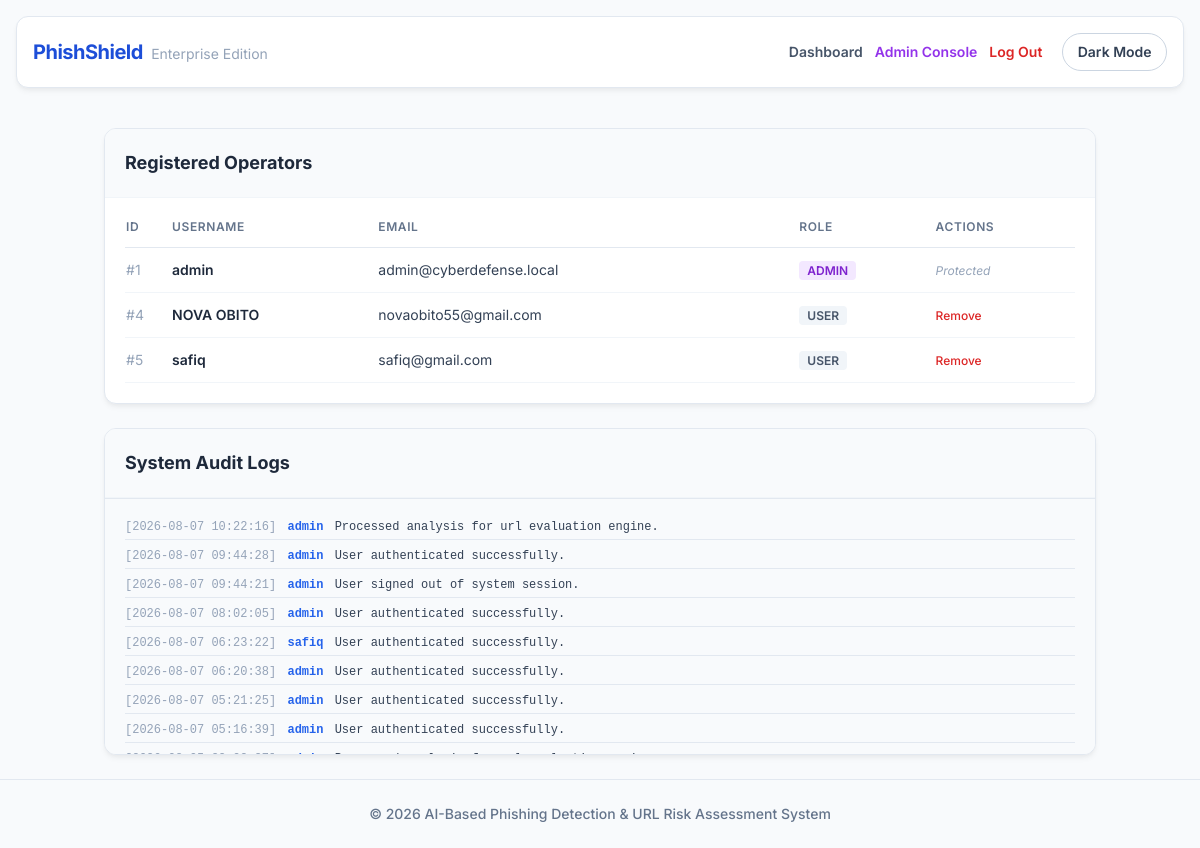
Page /admin (signed in) on the earlier database version.
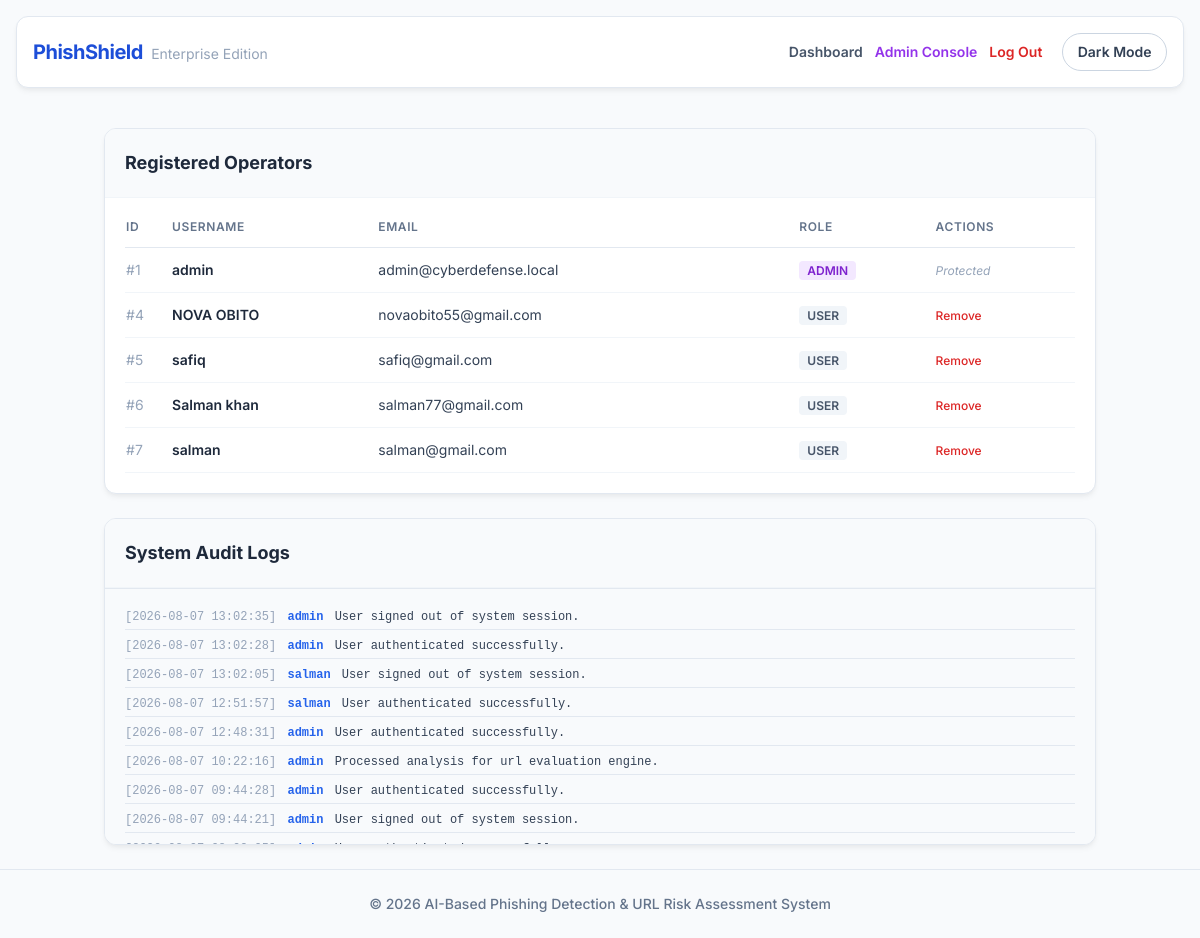
Same page on the later database version.
### tables this page shows
CREATE TABLE users (
            id INTEGER PRIMARY KEY AUTOINCREMENT,
            username TEXT UNIQUE NOT NULL,
            email TEXT UNIQUE NOT NULL,
            password TEXT NOT NULL,
            role TEXT DEFAULT 'user'
        );

CREATE TABLE logs (
            id INTEGER PRIMARY KEY AUTOINCREMENT,
            user_id INTEGER,
            action TEXT,
            timestamp DATETIME DEFAULT CURRENT_TIMESTAMP
        );

### app.py (the view)
@app.route('/admin')
def admin_panel():
    if 'role' not in session or session['role'] != 'admin':
        return "Access Violation. Privileged personnel authorization vector required.", 403
    conn = get_db()
    c = conn.cursor()
    c.execute("SELECT id, username, email, role FROM users")
    all_users = c.fetchall()
    c.execute('''
        SELECT logs.id, users.username, logs.action, logs.timestamp
        FROM logs LEFT JOIN users ON logs.user_id = users.id
        ORDER BY logs.timestamp DESC LIMIT 50
    ''')
    system_logs = c.fetchall()
    conn.close()
    return render_template('admin.html', users=all_users, logs=system_logs)

### app.py (called while the page is built)
def get_db():
    conn = sqlite3.connect(DB_PATH, timeout=15)
    conn.execute("PRAGMA journal_mode=WAL;")
    conn.execute("PRAGMA busy_timeout=15000;")
    return conn

### templates/admin.html
{% extends 'layout.html' %}
{% block content %}
<div class="space-y-6">
    <div class="card p-0 overflow-hidden">
        <div class="p-5 border-b border-slate-100 bg-slate-50">
            <h2 class="text-lg font-bold text-slate-800">Registered Operators</h2>
        </div>
        <div class="p-5">
            <table class="w-full text-left text-sm">
                <thead>
                    <tr class="text-slate-500 uppercase text-xs tracking-wider border-b border-slate-200">
                        <th class="pb-3 font-semibold">ID</th>
                        <th class="pb-3 font-semibold">Username</th>
                        <th class="pb-3 font-semibold">Email</th>
                        <th class="pb-3 font-semibold">Role</th>
                        <th class="pb-3 font-semibold">Actions</th>
                    </tr>
                </thead>
                <tbody class="text-slate-700">
                    {% for user in users %}
                    <tr class="border-b border-slate-100">
                        <td class="py-3 text-slate-400">#{{ user[0] }}</td>
                        <td class="py-3 font-semibold text-slate-800">{{ user[1] }}</td>
                        <td class="py-3">{{ user[2] }}</td>
                        <td class="py-3">
                            <span class="px-2 py-0.5 rounded text-xs font-semibold {% if user[3] == 'admin' %}bg-purple-100 text-purple-700{% else %}bg-slate-100 text-slate-600{% endif %}">
                                {{ user[3] | upper }}
                            </span>
                        </td>
                        <td class="py-3">
                            {% if user[3] != 'admin' %}
                            <a href="{{ url_for('delete_user', user_id=user[0]) }}" class="text-red-600 hover:text-red-800 font-medium text-xs">Remove</a>
                            {% else %}
                            <span class="text-slate-400 text-xs italic">Protected</span>
                            {% endif %}
                        </td>
                    </tr>
                    {% endfor %}
                </tbody>
            </table>
        </div>
    </div>
    <div class="card p-0 overflow-hidden">
        <div class="p-5 border-b border-slate-100 bg-slate-50">
            <h2 class="text-lg font-bold text-slate-800">System Audit Logs</h2>
        </div>
        <div class="p-5 bg-slate-50 h-64 overflow-y-auto font-mono text-xs text-slate-600 space-y-2 border-t border-slate-200">
            {% for log in logs %}
            <div class="border-b border-slate-200 pb-1">
                <span class="text-slate-400">[{{ log[3] }}]</span>
                <span class="text-blue-600 font-semibold mx-1">{{ log[1] or "SYSTEM" }}</span>
                <span class="text-slate-700">{{ log[2] }}</span>
            </div>
            {% endfor %}
        </div>
    </div>
</div>
{% endblock %}

### templates/layout.html (shortened to what this page needs)
<!DOCTYPE html>
<html lang="en">
<head>
    <script src="https://cdn.tailwindcss.com"></script>
</head>
<body class="min-h-screen flex flex-col justify-between">
    <nav class="card mx-4 my-4 p-4 flex flex-col md:flex-row justify-between items-start md:items-center gap-4">
        <a href="#" class="text-xl font-bold tracking-tight text-blue-700">
            PhishShield <span class="text-slate-400 font-normal ml-1 text-sm tracking-normal">Enterprise Edition</span>
        </a>
        <div class="flex flex-col sm:flex-row sm:items-center sm:space-x-5 space-y-3 sm:space-y-0 text-sm font-semibold">
            {% if session.get('user_id') %}
                <div class="flex flex-wrap gap-3 items-center">
                    <a href="{{ url_for('dashboard') }}" class="text-slate-600 hover:text-blue-600 transition">Dashboard</a>
                    {% if session.get('role') == 'admin' %}
                        <a href="{{ url_for('admin_panel') }}" class="text-purple-600 hover:text-purple-700 transition">Admin Console</a>
                    {% endif %}
                    <a href="{{ url_for('logout') }}" class="text-red-600 hover:text-red-700 transition">Log Out</a>
                </div>
            {% else %}
                <div class="flex flex-wrap gap-3 items-center">
                    <a href="{{ url_for('login') }}" class="text-slate-600 hover:text-blue-600 transition">Login</a>
                    <a href="{{ url_for('register') }}" class="text-slate-600 hover:text-blue-600 transition">Register</a>
                </div>
            {% endif %}
            <button type="button" id="themeToggle" class="theme-toggle-btn" aria-label="Toggle theme">Theme</button>
        </div>
    </nav>
    <main class="flex-grow container mx-auto px-4 py-6">
        {% block content %}{% endblock %}
    </main>
    <footer class="text-center p-6 border-t border-slate-200 text-sm text-slate-500 font-medium">
        &copy; 2026 AI-Based Phishing Detection & URL Risk Assessment System
    </footer>
</body>
</html>

### templates/layout.html (style rules this page uses)
:root { --bg: #f8fafc; --text: #334155; --muted: #64748b; --card: #ffffff; --surface: #f8fafc; --border: #e2e8f0; --input-bg: #f8fafc; --input-border: #cbd5e1; --input-text: #0f172a; --nav-bg: #ffffff; --footer-bg: #ffffff; --alert-success-bg: #ecfdf5; --alert-success-text: #166534; --alert-success-border: #d1fae5; --alert-danger-bg: #fef2f2; --alert-danger-text: #991b1b; --alert-danger-border: #fecaca; --toggle-bg: transparent; --toggle-border: #cbd5e1; --toggle-text: #334155; }
body { background-color: var(--bg); color: var(--text); font-family: 'Inter', sans-serif; }
.card { background-color: var(--card); border-radius: 0.75rem; box-shadow: 0 4px 6px -1px rgba(0, 0, 0, 0.05), 0 2px 4px -1px rgba(0, 0, 0, 0.03); border: 1px solid var(--border); }
.theme-toggle-btn { border: 1px solid var(--toggle-border); background-color: var(--toggle-bg); color: var(--toggle-text); border-radius: 9999px; padding: 0.5rem 0.9rem; font-size: 0.875rem; font-weight: 600; transition: background-color 0.2s ease, border-color 0.2s ease, color 0.2s ease; }

Differences in the rows shown:
no longer on this page (row unchanged): logs: timestamp "2026-08-07 08:02:05", username "admin", action "User authenticated successfully."
no longer on this page (row unchanged): logs: timestamp "2026-08-07 06:23:22", username "safiq", action "User authenticated successfully."
no longer on this page (row unchanged): logs: timestamp "2026-08-07 06:20:38", username "admin", action "User authenticated successfully."
no longer on this page (row unchanged): logs: timestamp "2026-08-07 05:21:25", username "admin", action "User authenticated successfully."
no longer on this page (row unchanged): logs: timestamp "2026-08-07 05:16:39", username "admin", action "User authenticated successfully."
added users: id "6", username "Salman khan", email "salman77@gmail.com", role "USER"
added users: id "7", username "salman", email "salman@gmail.com", role "USER"
added logs: timestamp "2026-08-07 13:02:35", username "admin", action "User signed out of system session."
added logs: timestamp "2026-08-07 13:02:28", username "admin", action "User authenticated successfully."
added logs: timestamp "2026-08-07 13:02:05", username "salman", action "User signed out of system session."
added logs: timestamp "2026-08-07 12:51:57", username "salman", action "User authenticated successfully."
added logs: timestamp "2026-08-07 12:48:31", username "admin", action "User authenticated successfully."
